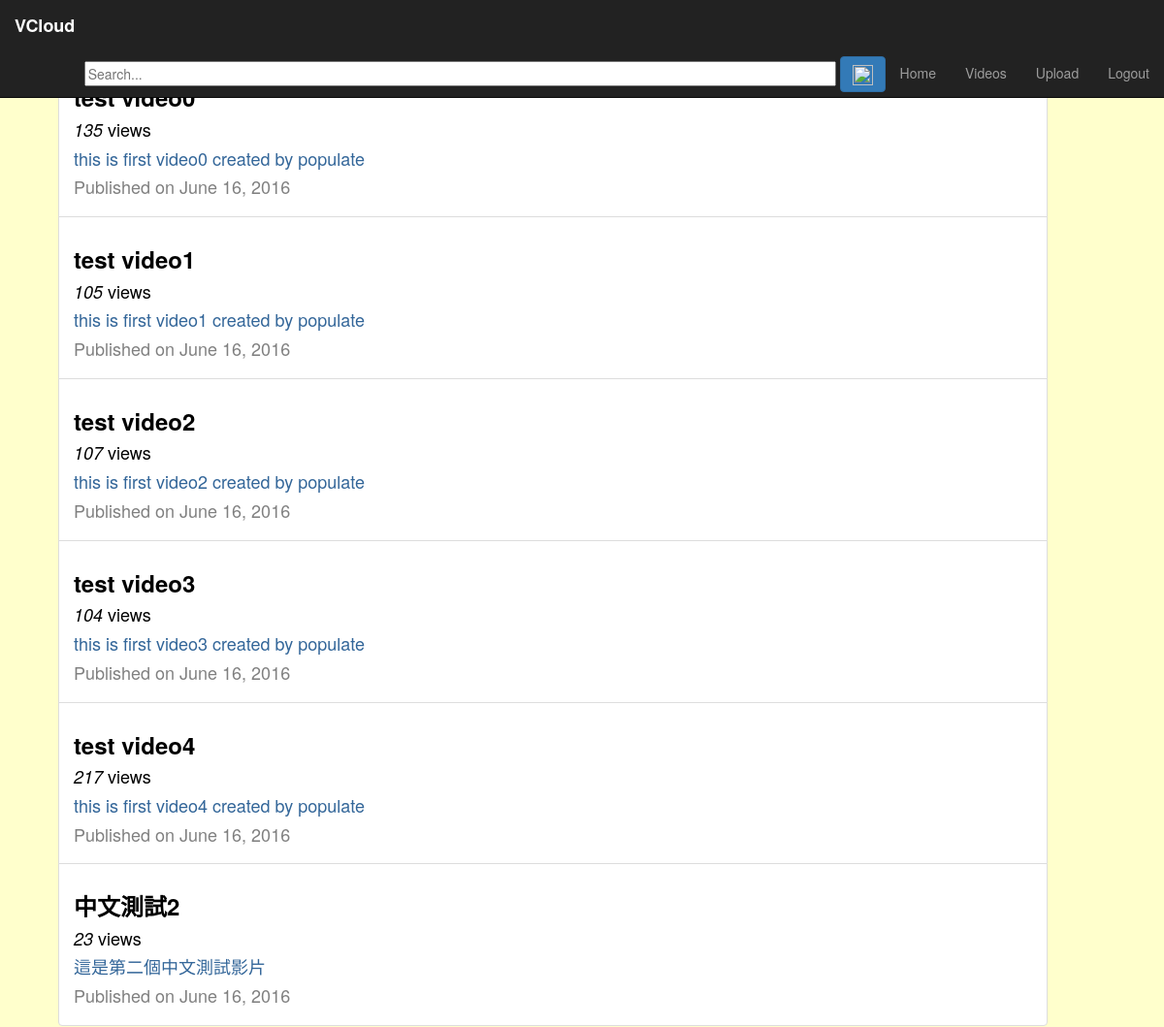
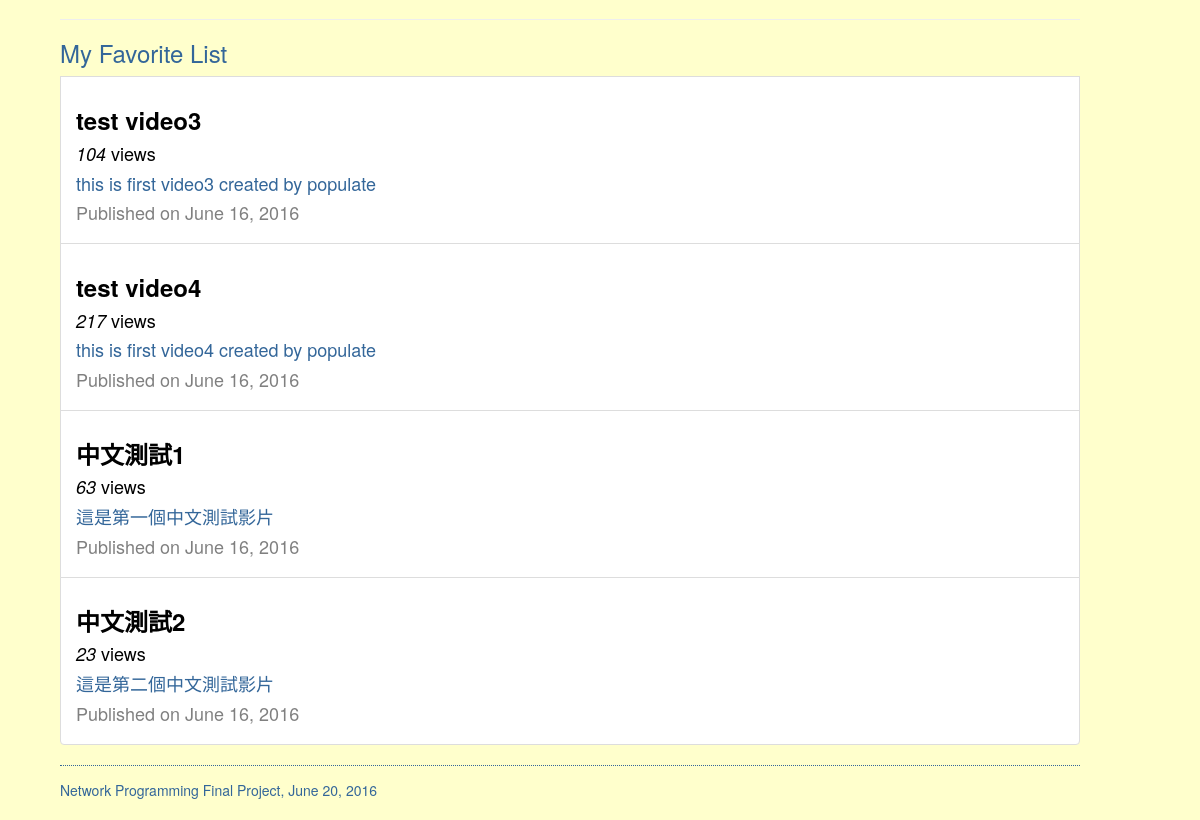
The page /vod/personal_videos?user_id=1 (signed in) on the database its author committed (2 pictures, top to bottom).
### vod/models.py (models this page shows, shortened)
class Video(models.Model):
    user = models.ForeignKey(User, verbose_name='video_user', on_delete=models.CASCADE)
    title = models.CharField(max_length=128)
    description = models.CharField(max_length=1024)
    upload_date = models.DateField(auto_now_add=True)
    duration = models.DurationField(default=timedelta())
    views = models.IntegerField(default=0)
    url = models.URLField(null=True)

### vod/views.py (the view)
@login_required
def personal_videos(request):
    context_dict = {}
    if request.method == 'GET':
        if 'user_id' in request.GET:
            user_id = request.GET['user_id']
            if not user_id or not user_id.isdigit():
                 return redirect('/vod/')
            user_id = int(user_id)
            personal_list = Video.objects.filter(user__id=user_id).order_by('-upload_date')
            context_dict['personal_list'] = personal_list
            get_like_list = LikeVideo.objects.filter(user__id=user_id)
            video_id_list = []
            for get_like in get_like_list:
                video_id_list.append(get_like.video.id)
            like_list = Video.objects.filter(id__in=video_id_list).order_by('-upload_date')
            context_dict['like_list'] = like_list
    return render(request, 'vod/personal_videos.html', context_dict)

### templates/vod/personal_videos.html (shortened to what this page needs)
{% extends 'base.html' %}
{% load staticfiles %}
{% block head %}
  <link rel="stylesheet" href="{% static "css/index.css" %}">
{% endblock %}
{% block body_block %}
  {% if personal_list %}
    <ul class="list-group">
      <h3>My Uploaded Videos</h3>
      {% for personal in personal_list %}
        <li class="list-group-item">
          <div>
            <h3><a href="{% url 'videoplay' %}?video_id={{personal.id}}"><font color=black><b>{{ personal.title }}</b></font></a></h3>
            <h4><font color=black><em>{{ personal.views }}</em> views</font></h4>
            <h4>{{ personal.description }}</h4>
            <h4><font color=gray>Published on {{ personal.upload_date }}</font></h4>
          </div>
        </li>
      {% endfor %}
    </ul>
  {% else %}
    <h3>You haven't uploaded a video yet.</h3>
  {% endif %}
  <hr>
  {% if like_list %}
    <ul class="list-group">
      <h3>My Favorite List</h3>
      {% for like in like_list %}
        <li class="list-group-item">
          <div>
            <h3><a href="{% url 'videoplay' %}?video_id={{like.id}}"><font color=black><b>{{ like.title }}</b></font></a></h3>
            <h4><font color=black><em>{{ like.views }}</em> views</font></h4>
            <h4>{{ like.description }}</h4>
            <h4><font color=gray>Published on {{ like.upload_date }}</font></h4>
          </div>
        </li>
      {% endfor %}
    </ul>
  {% else %}
    <h3>No favorite videos.</h3>
  {% endif %}
{% endblock %}

### vod/static/css/index.css (style rules this page uses)
body { padding-left: 0em; color: #336699; background-color: #FFFFCC; margin-left: 5%; margin-right: 10%; }
:link { color: #006633; }

### rows shown on the page
Video: views "135", description "this is first video0 created by populate", upload_date "June 16, 2016"
Video: title "test video1", views "105", description "this is first video1 created by populate", upload_date "June 16, 2016"
Video: title "test video2", views "107", description "this is first video2 created by populate", upload_date "June 16, 2016"
Video: title "test video3", views "104", description "this is first video3 created by populate", upload_date "June 16, 2016"
Video: title "test video4", views "217", description "this is first video4 created by populate", upload_date "June 16, 2016"
Video: title "中文測試2", views "23", description "這是第二個中文測試影片", upload_date "June 16, 2016"
Video: title "中文測試1", views "63", description "這是第一個中文測試影片", upload_date "June 16, 2016"
